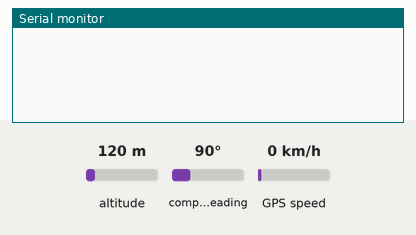
Simulated run of this sketch. Board: Arduino Uno, built with avr-gcc and run on an emulated ATmega328P. On the bench: the last lines printed to the serial monitor. Inputs (shaded band) come from the test bench; at power-on: altitude 120 m, compass heading 90°, GPS speed 0 km/h. The GPS gets a fix after 3 s at 37.7749, -122.4194 with 8 satellites.

Above: at 2.2 s.
2.3 s: altitude set to 20 m
At 6.2 s:
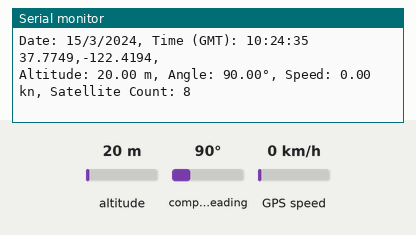
6.5 s: compass heading set to 7°
8.0 s: GPS speed set to 2 km/h
At 10.13 s:
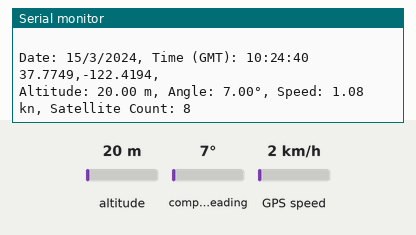

The sketch:

gpsTransmitter.ino
```cpp
/*This code drew from lessons provided by Paul McWhorter. It uses the Adafruit GPS library to read data from
NMEA GPS strings using an Adafruit GPS module, parse them, and then output the required data for transmission
over XBee from a remote circuit with XBee and GPS modules to a local circuitk with an XBee module for data display
*/

#include <Adafruit_GPS.h>      //install the adafruit GPS library
#include <SoftwareSerial.h>    //load the software serial library
SoftwareSerial mySerial(8,7);  //initialize the software serial port on Arduino pins 7 & 8 for the GPS module
Adafruit_GPS GPS(&mySerial);   //create the GPS object

String NMEA1;    //variable for first NMEA sentence
String NMEA2;    //variable for second NMEA sentence
char c;          //read characters coming from the GPS
float deg;       //will hold position data in simple degree format
float degWhole;  //variable for position data
float degDec;    //variable for position data


void setup() {

  Serial.begin(9600);                               //begin serial communication at 9600 baud
  GPS.begin(9600);                                  //begin GPS module at 9600 baud
  GPS.sendCommand("$PGCMD,33,0*6D");                //turn off antenna update misc data
  GPS.sendCommand(PMTK_SET_NMEA_OUTPUT_RMCGGA);     //request RMC and GGA sentences
  GPS.sendCommand(PMTK_SET_NMEA_UPDATE_1HZ);        //set update rate to 1 hz
  delay(1000);
}

void loop() {

  readGPS();

  //print the current date
  Serial.print("Date: ");
  Serial.print(GPS.day, DEC);
  Serial.print('/');
  Serial.print(GPS.month, DEC);
  Serial.print("/20");
  Serial.print(GPS.year, DEC);
  Serial.print(", ");

  //print the current time
  Serial.print("Time (GMT): ");
  if (GPS.hour < 10) {
      Serial.print('0');
    }
    Serial.print(GPS.hour, DEC);
    Serial.print(':');
  if (GPS.minute < 10) {
      Serial.print('0');
      }
    Serial.print(GPS.minute, DEC);
    Serial.print(':');
  if (GPS.seconds < 10) {
      Serial.print('0');
      }
    Serial.print(GPS.seconds, DEC);
    Serial.println(" ");

  //latitude conversion from DDMM.MMMMM to decimal degrees
  degWhole=float(int(GPS.latitude/100));       //divides by 100 and converts to int to give the whole degree part of the latitude
  degDec = (GPS.latitude - degWhole*100)/60;   //give fractional part of the latitude
  deg = degWhole + degDec;                     //gives complete decimal form of the latitude

  //changes latitude to negative value if in southern hemisphere
  if (GPS.lat=='S') {
    deg= (-1)*deg;
  }
  //print latitude data
  Serial.print(deg,4);
  Serial.print(",");

  //longitude conversion from DDMM.MMMMM to decimal degrees
  degWhole=float(int(GPS.longitude/100));       //divides by 100 and converts to int to give the whole degree part of the longitude
  degDec = (GPS.longitude - degWhole*100)/60;   //give fractional part of the longitude
  deg = degWhole + degDec;                      //gives complete decimal form of the longitude

  //changes latitude to negative value if in western hemisphere
  if (GPS.lon=='W') {
    deg= (-1)*deg;
  }
  //print longitude data
  Serial.print(deg,4);
  Serial.println(",");

  //print other data
  Serial.print("Altitude: ");
  Serial.print(GPS.altitude);        //alititude, in meters
  Serial.print(" m, ");
  Serial.print("Angle: ");
  Serial.print(GPS.angle);           //heading, in degrees
  Serial.print("°, ");
  Serial.print("Speed: ");
  Serial.print(GPS.speed);           //speed, in knots
  Serial.print(" kn, ");
  Serial.print("Satellite Count: ");
  Serial.println(GPS.satellites);    //# of satellites seen by GPS
  Serial.println(" ");
}

//function for readGPS
void readGPS() {

  clearGPS();
  //loop until you have a good NMEA sentence
  while(!GPS.newNMEAreceived()) {
    c=GPS.read();
  }
  //parse the good NMEA sentence
  GPS.parse(GPS.lastNMEA());
  NMEA1=GPS.lastNMEA();

  //loop until you have a good NMEA sentence
  while(!GPS.newNMEAreceived()) {
   c=GPS.read();
  }
  //parse the good NMEA sentence
  GPS.parse(GPS.lastNMEA());
  NMEA2=GPS.lastNMEA();

  //uncomment the next 3 lines to print the raw NMEA sentences for GGA and RMC if desired
  //Serial.println(NMEA1);
  //Serial.println(NMEA2);
  //Serial.println("");

}

//function to clear bad GPS data from buffer, three loops seems to work best
void clearGPS() {
  //loop until you have a good NMEA sentence
  while(!GPS.newNMEAreceived()) {
    c=GPS.read();
  }
  //parse the good NMEA sentence
  GPS.parse(GPS.lastNMEA());

  //loop until you have a good NMEA sentence
  while(!GPS.newNMEAreceived()) {
    c=GPS.read();
  }
  //parse the good NMEA sentence
  GPS.parse(GPS.lastNMEA());

 //loop until you have a good NMEA sentence
  while(!GPS.newNMEAreceived()) {
   c=GPS.read();
  }
  //parse the good NMEA sentence
  GPS.parse(GPS.lastNMEA());

}
```

Measured:
- after the input at 2.3 s, the serial monitor: prints a new line after 2.8 s (image 1)
- after the input at 8.0 s, the serial monitor: prints a new line after 2.1 s (image 2)
